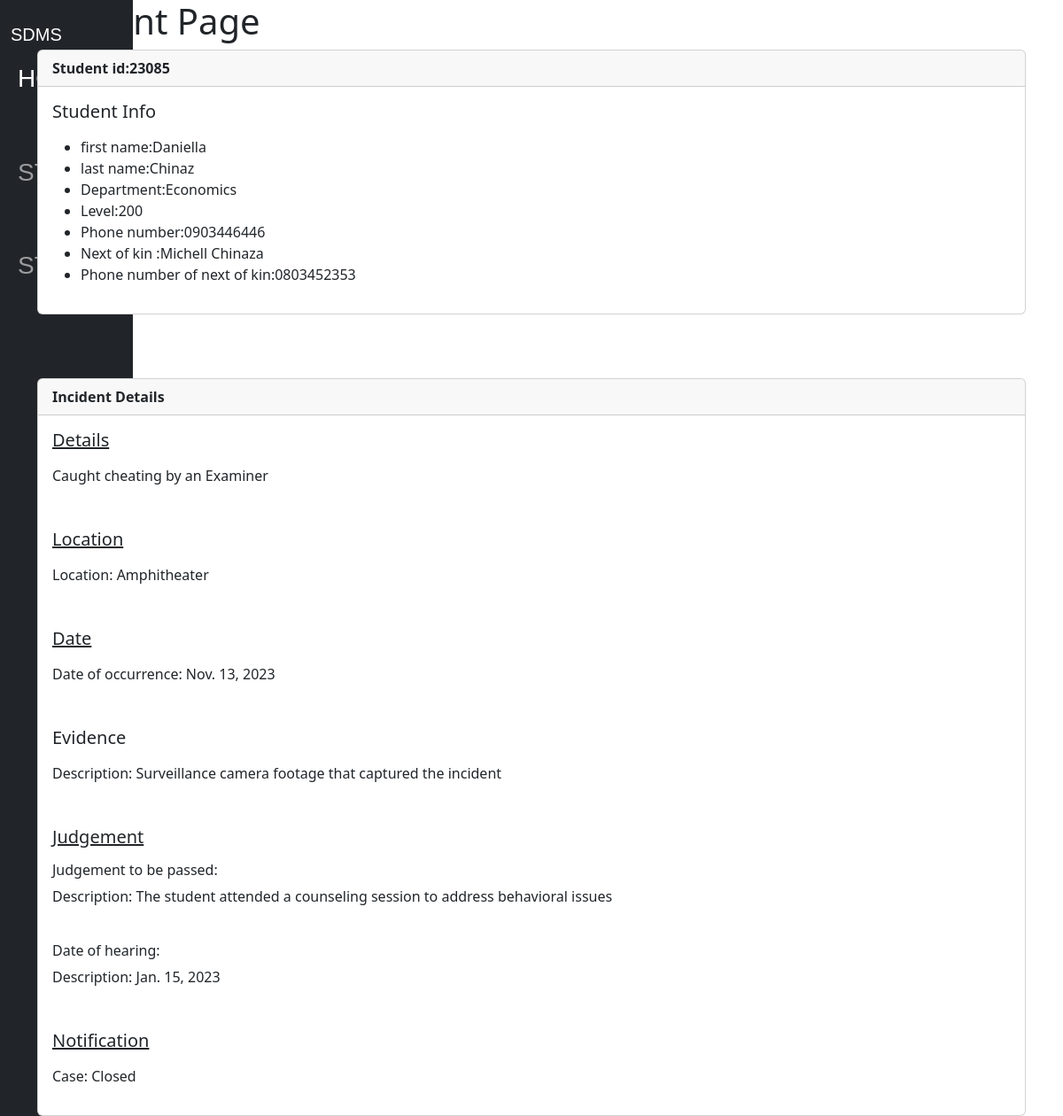
The app's page /student/23085/ (signed in) with its own data.
### main/models.py (models this page shows, shortened)
class Student(models.Model):
    Stud_ID = models.IntegerField(primary_key=True)
    FName = models.CharField(max_length=50)
    LName = models.CharField(max_length=50)
    Dept = models.CharField(max_length=45)
    Levl = models.IntegerField()
    Phone_No = models.CharField(max_length=11)
    Next_of_Kin = models.CharField(max_length=50)
    password=models.CharField(max_length=6)
    Next_of_Kin_Phone_No = models.CharField(max_length=11)

class Incidents(models.Model):
    Incident_No = models.CharField(max_length=5, primary_key=True)
    Date_of_Occurence = models.DateField()
    Location = models.CharField(max_length=25)
    Descr = models.TextField()
    Stud_ID = models.ForeignKey(Student, on_delete=models.CASCADE)

class Evidence(models.Model):
    Evidence_No = models.CharField(max_length=5, primary_key=True)
    Ev_Type = models.CharField(max_length=30)
    Details = models.TextField()
    Incident_No = models.ForeignKey(Incidents, on_delete=models.CASCADE)
    Stud_ID = models.ForeignKey(Student, on_delete=models.CASCADE)

class Disciplinary_Actions(models.Model):
    Case_No = models.CharField(max_length=5, primary_key=True)
    Date_of_Hearing = models.DateField()
    Penance_Type = models.CharField(max_length=50)
    Penance_Details = models.TextField()
    Stud_ID = models.ForeignKey(Student, on_delete=models.CASCADE)
    Incident_No = models.ForeignKey(Incidents, on_delete=models.CASCADE)

class Records(models.Model):
    Record_No = models.CharField(max_length=5, primary_key=True)
    Case_Status = models.CharField(max_length=50)
    Stud_ID = models.ForeignKey(Student, on_delete=models.CASCADE)
    Incident_No = models.ForeignKey(Incidents, on_delete=models.CASCADE)
    Case_No = models.ForeignKey(Disciplinary_Actions, on_delete=models.CASCADE)

### main/views.py (the view)
# urls.py: path('student/<int:pk>/',views.student,name='student'),
def student(request,pk):
    students = get_object_or_404(Student, pk=pk)
    incidents = Incidents.objects.filter(Stud_ID=pk)
    discipline = Disciplinary_Actions.objects.filter(Stud_ID=pk)
    record = Records.objects.filter(Stud_ID=pk)
    evidence = Evidence.objects.filter(Stud_ID=pk)
    return render(request,'student.html',{'students':students,'incidents':incidents, 'discipline':discipline,'record':record,'evidence':evidence})

### main/Templates/student.html
{%extends 'base.html' %}
{% block content %}
<h1> Student Page</h1>
<div class="card">
    <div class="card-header">
      <strong>Student id:{{students.Stud_ID}}</strong>
    </div>
    <div class="card-body">
      <h5 class="card-title">Student Info</h5>
      <p class="card-text">
    <ul>
        <li>first name:{{students.FName}}</li>
        <li>last name:{{students.LName}}</li>
        <li>Department:{{students.Dept}}</li>
        <li>Level:{{students.Levl}}</li>
        <li>Phone number:{{students.Phone_No}}</li>
        <li>Next of kin :{{students.Next_of_Kin}}</li>
        <li>Phone number of next of kin:{{students.Next_of_Kin_Phone_No}}</li>
    </ul>
      </p>
    </div>
  </div>
<br/>
<br/>
<br/>
<div class="card">
  <div class="card-header">
    <strong>Incident Details</strong>
  </div>
  <div class="card-body">
    <u><h5 class="card-title">Details</h5></u>
    <p class="card-text">
      {% for incident in incidents %}
          <p>{{ incident.Descr }}</p>
      {% endfor %}
    </p>
  </div>
  <div class="card-body">
    <u><h5 class="card-title">Location</h5></u>
    <p class="card-text">
      {% for incident in incidents %}
          <p>Location: {{ incident.Location }}</p>
      {% endfor %}
    </p>
  </div>
  <div class="card-body">
    <u><h5 class="card-title">Date</h5></u>
    <p class="card-text">
      {% for incident in incidents %}
          <p>Date of occurrence: {{ incident.Date_of_Occurence }}</p>
      {% endfor %}
    </p>
  </div>
  <div class="card-body">
    <h5 class="card-title">Evidence</h5>
    <p class="card-text">
      {% for evi in evidence %}
      <p>Description: {{ evi.Details }}</p>
      {% endfor %}
    </p>
  </div>
  <div class="card-body">
    <u><h5 class="card-title">Judgement</h5></u>
    <p class="card-text">
      <h6> Judgement to be passed:</h6> {% for disc in discipline %}
      <p>Description: {{ disc.Penance_Details }}</p>
  {% endfor %}
      <br/>
      <h6>Date of hearing:</h6>{% for disc in discipline %}
      <p>Description: {{ disc.Date_of_Hearing }}</p>
  {% endfor %}
    </p>
  </div>
  <div class="card-body">
    <u><h5 class="card-title">Notification</h5></u>
    <p class="card-text">
      {% for rec in record %}
      <p>Case: {{ rec.Case_Status}}</p>
  {% endfor %}
    </p>
  </div>
</div>
{% endblock %}

### records on screen
Student: Stud_ID "23085", FName "Daniella", LName "Chinaz", Dept "Economics", Levl "200", Phone_No "0903446446", Next_of_Kin "Michell Chinaza", Next_of_Kin_Phone_No "0803452353"
Incidents: Descr "Caught cheating by an Examiner", Location "Amphitheater", Date_of_Occurence "Nov. 13, 2023"
Evidence: Details "Surveillance camera footage that captured the incident"
Disciplinary_Actions: Penance_Details "The student attended a counseling session to address behavioral issues", Date_of_Hearing "Jan. 15, 2023"
Records: Case_Status "Closed"
